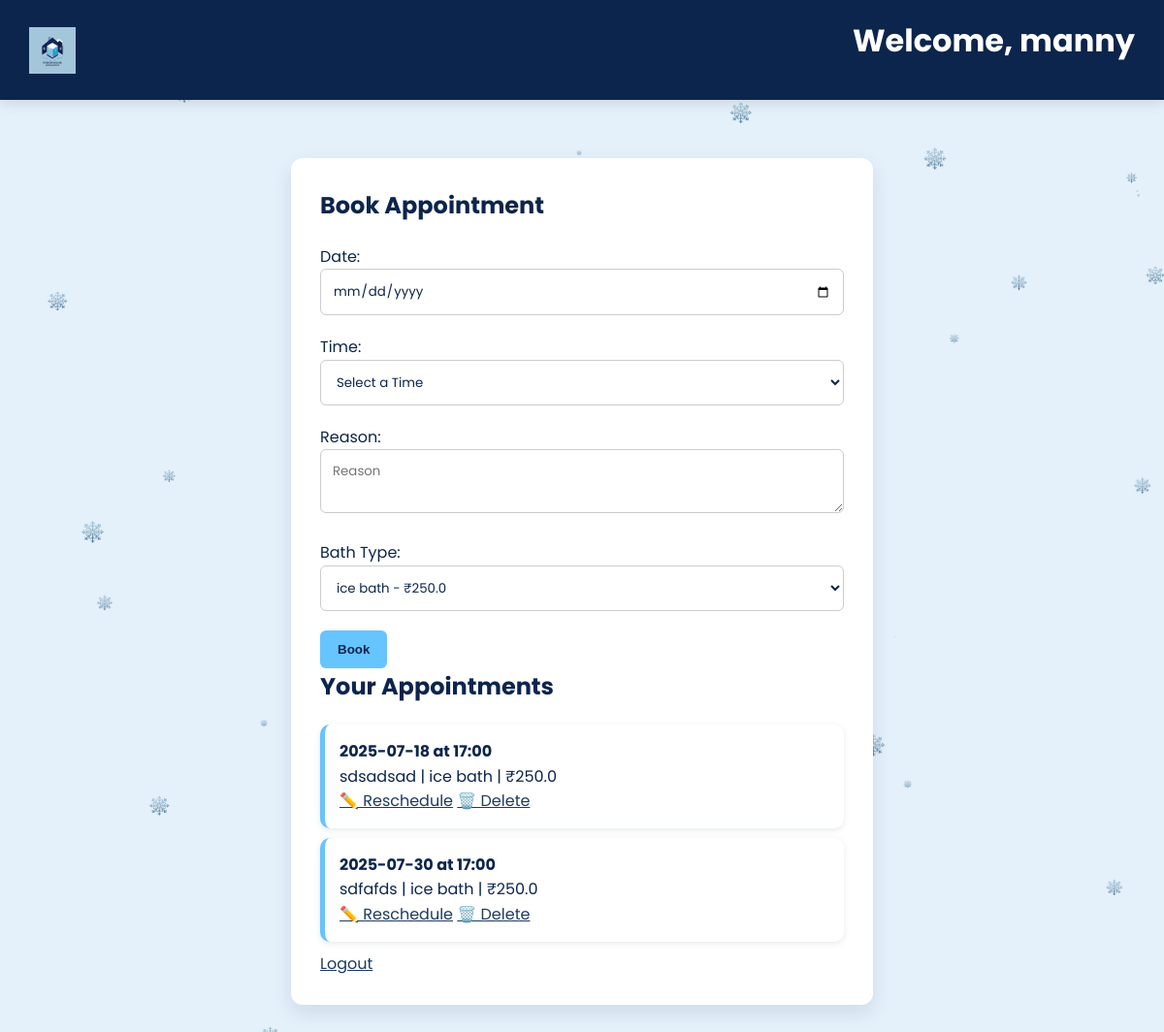
Page /dashboard (signed in) on the earlier database version.
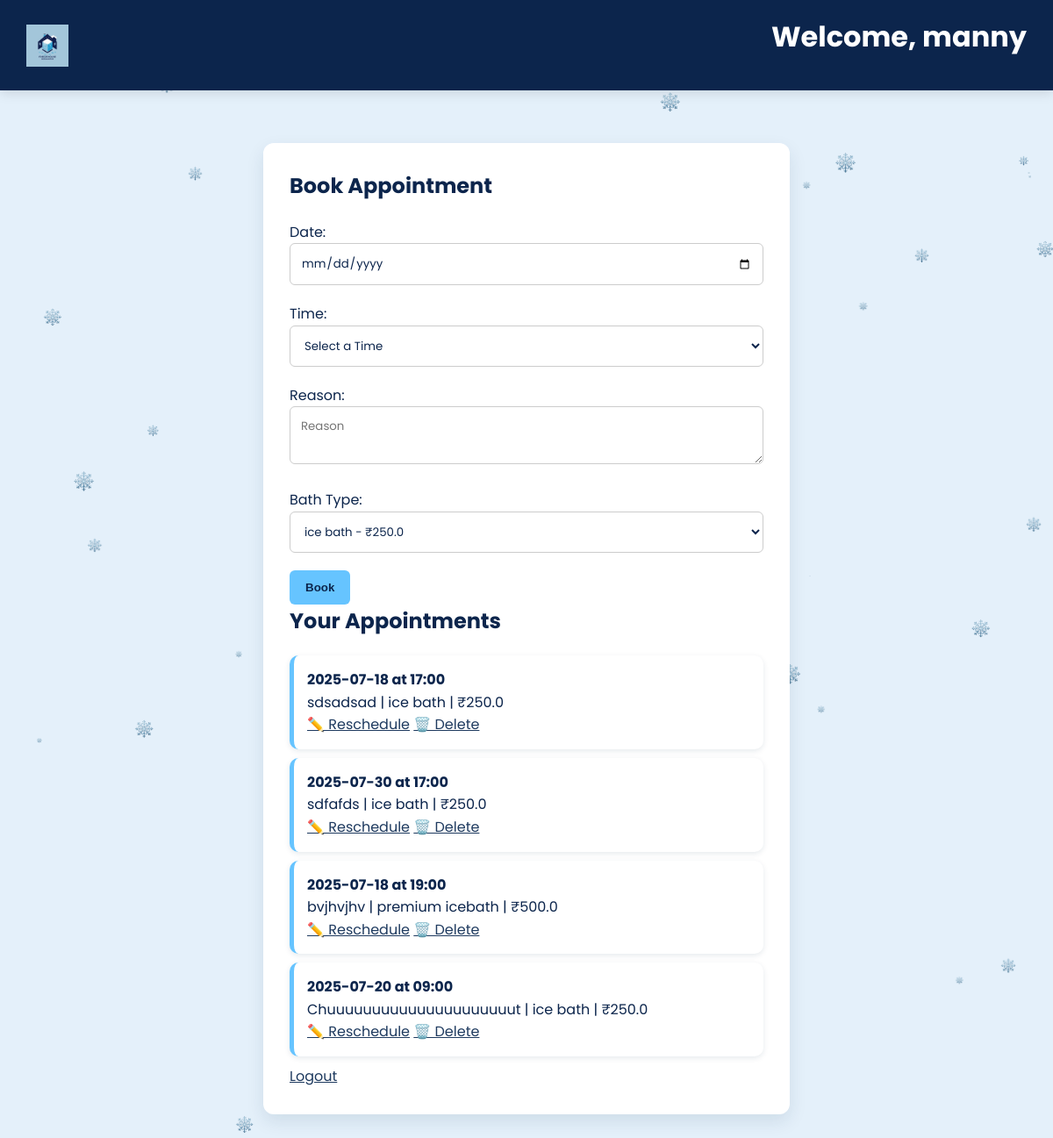
Same page on the later database version.
### app.py (models this page shows)
class Appointment(db.Model):
    id = db.Column(db.Integer, primary_key=True)
    user_id = db.Column(db.Integer, db.ForeignKey('user.id'))
    date = db.Column(db.String(100))
    time = db.Column(db.String(100))
    reason = db.Column(db.String(250))
    bath_type = db.Column(db.String(100))
    price = db.Column(db.Float)

### app.py (the view, shortened to what this page needs)
@app.route('/dashboard', methods=['GET', 'POST'])
def dashboard():
    if 'user_id' not in session:
        return redirect(url_for('login'))
    bath_types = BathType.query.all()
    appointments = Appointment.query.filter_by(user_id=session['user_id']).all()
    booked_slots = [(a.date, a.time) for a in Appointment.query.all()]
    return render_template('dashboard.html', appointments=appointments,
                           bath_types=bath_types, booked_slots=booked_slots)

### templates/dashboard.html (shortened to what this page needs)
<!DOCTYPE html>
<html lang="en">
<head>
  <link rel="stylesheet" href="{{ url_for('static', filename='css/style.css') }}">
</head>
<body>
  <div id="particles-js"></div>
  <header class="navbar">
    <div class="navbar-container">
      <a href="{{ url_for('home') }}">
        <img src="{{ url_for('static', filename='img/logo.png') }}" alt="Logo" class="header-logo">
      </a>
      <h1 style="color: white;">Welcome, {{ session['username'] }}</h1>
    </div>
  </header>
  <div class="container">
    <h2>Book Appointment</h2>
    <form method="POST" id="booking-form">
      <label>Date:</label>
      <input type="date" name="date" id="date" min="" required>
      <label>Time:</label>
      <select name="time" id="time" required>
        <option value="">Select a Time</option>
      </select>
      <label>Reason:</label>
      <textarea name="reason" placeholder="Reason" required></textarea>
      <label>Bath Type:</label>
      <select name="bath_type" required>
        {% for bath in bath_types %}
          <option value="{{ bath.name }}">{{ bath.name }} - ₹{{ bath.price }}</option>
        {% endfor %}
      </select>
      <button type="submit" class="btn">Book</button>
    </form>
    <h2>Your Appointments</h2>
    <ul class="card-list">
      {% for appointment in appointments %}
      <li class="card">
        <strong>{{ appointment.date }} at {{ appointment.time }}</strong><br>
        {{ appointment.reason }} | {{ appointment.bath_type }} | ₹{{ appointment.price }}<br>
        <a href="{{ url_for('reschedule_appointment', id=appointment.id) }}">✏️ Reschedule</a>
        <a href="{{ url_for('delete_appointment', id=appointment.id) }}" onclick="return confirm('Are you sure?')">🗑️ Delete</a>
      </li>
      {% else %}
      <li>No appointments yet.</li>
      {% endfor %}
    </ul>
    <p><a href="{{ url_for('logout') }}">Logout</a></p>
  </div>
</body>
</html>

### static/css/style.css (style rules this page uses)
* { margin: 0; padding: 0; box-sizing: border-box; }
body { font-family: 'Poppins', sans-serif; background-color: #E4F0FA; color: #0C254C; line-height: 1.6; }
.navbar { background-color: #0C254C; padding: 16px 30px; position: sticky; top: 0; z-index: 1000; box-shadow: 0 4px 12px rgba(0, 0, 0, 0.1); }
.navbar-container { display: flex; justify-content: space-between; align-items: center; flex-wrap: wrap; }
.logo img, .header-logo { height: 48px; width: auto; object-fit: contain; vertical-align: middle; display: inline-block; }
.container, .form-container { width: 90%; max-width: 600px; margin: 60px auto; background: #ffffff; padding: 30px; border-radius: 12px; box-shadow: 0 8px 20px rgba(14, 50, 80, 0.1); }
h1, h2, h3 { color: #0C254C; margin-bottom: 20px; }
input, textarea, select { width: 100%; padding: 12px; margin-bottom: 20px; border: 1px solid #ccc; border-radius: 6px; font-family: inherit; background-color: #fff; color: #0C254C; }
button, .btn { background-color: #66C4FF; color: #0C254C; padding: 12px 18px; border: none; border-radius: 6px; cursor: pointer; font-weight: 600; transition: all 0.3s ease; }
ul.card-list { list-style-type: none; padding: 0; }
li.card { background-color: #fff; padding: 15px; margin: 10px 0; border-left: 5px solid #66C4FF; border-radius: 10px; box-shadow: 0 2px 6px rgba(14, 50, 80, 0.1); }
#particles-js { position: fixed; top: 0; left: 0; width: 100%; height: 100%; z-index: -1; background: transparent; }
a { color: #1E3A5F; }

Differences in the rows shown:
added Appointment: date "2025-07-18", time "19:00", reason "bvjhvjhv", bath_type "premium icebath", price "500.0"
added Appointment: date "2025-07-20", time "09:00", reason "Chuuuuuuuuuuuuuuuuuuuuut", bath_type "ice bath", price "250.0"
